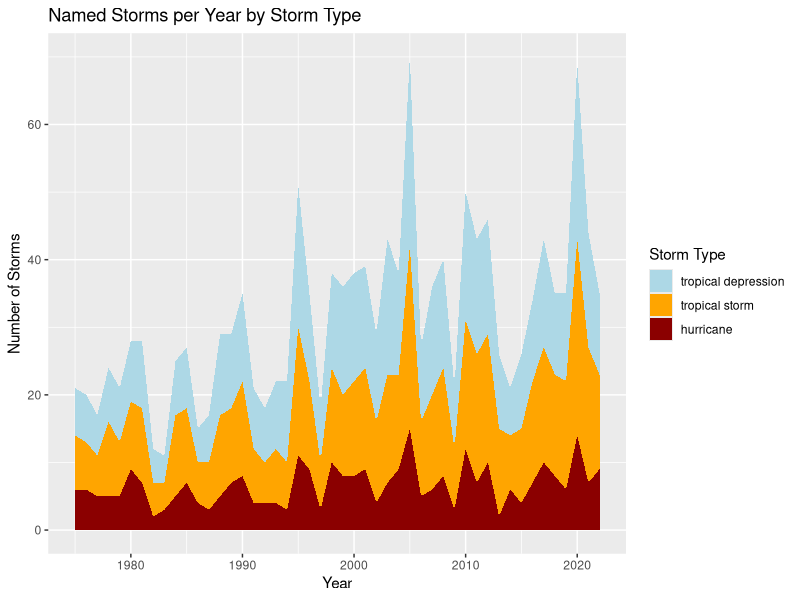
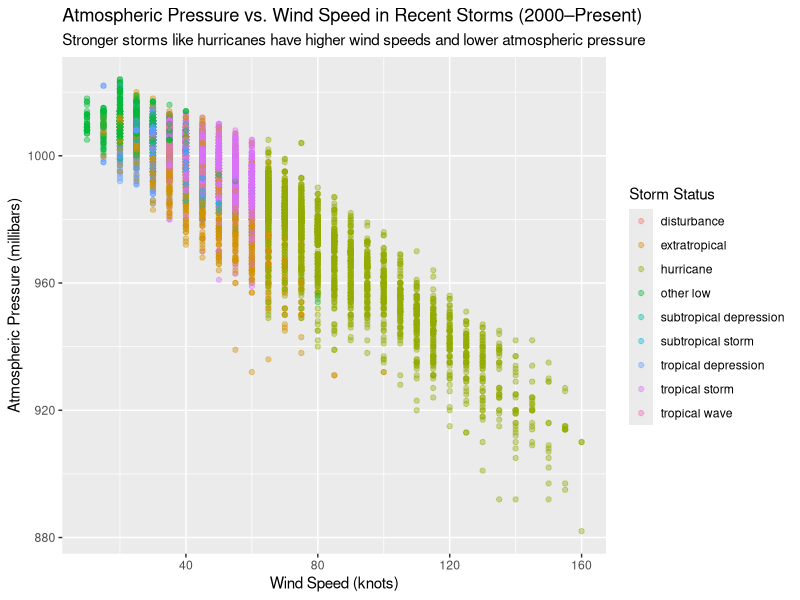

Here is the R script that generated these plots, in order:
## ---- chunk 1
#| label: setup
#| message: false

library(tidyverse)
## ---- chunk 2
#| label: storms-plot

storms |>
  filter(status %in% c("tropical depression", "tropical storm", "hurricane")) |>
  mutate(
    status = factor(
      status,
      levels = c("tropical depression", "tropical storm", "hurricane")
    )
  ) |>
  distinct(year, name, status) |>
  count(year, status) |>
  complete(year, status, fill = list(n = 0)) |>
  ggplot(aes(x = year, y = n, fill = status)) +
  geom_area() +
  scale_fill_manual(
    values = c(
      "tropical depression" = "lightblue",
      "tropical storm" = "orange",
      "hurricane" = "darkred"
    )
  ) +
  labs(
    title = "Named Storms per Year by Storm Type",
    x = "Year",
    y = "Number of Storms",
    fill = "Storm Type"
  )
## ---- chunk 3
#| label: storms-data
#| cache: true

storms_recent <- storms |>
  filter(year >= 2000) |>
  select(year, name, status, wind, pressure)
## ---- chunk 4
#| label: wind-pressure-plot

storms_recent |>
  ggplot(aes(x = wind, y = pressure, color = status)) +
  geom_point(alpha = 0.4) +
  labs(
    title = "Atmospheric Pressure vs. Wind Speed in Recent Storms (2000–Present)",
    subtitle = "Stronger storms like hurricanes have higher wind speeds and lower atmospheric pressure",
    x = "Wind Speed (knots)",
    y = "Atmospheric Pressure (millibars)",
    color = "Storm Status"
  )
